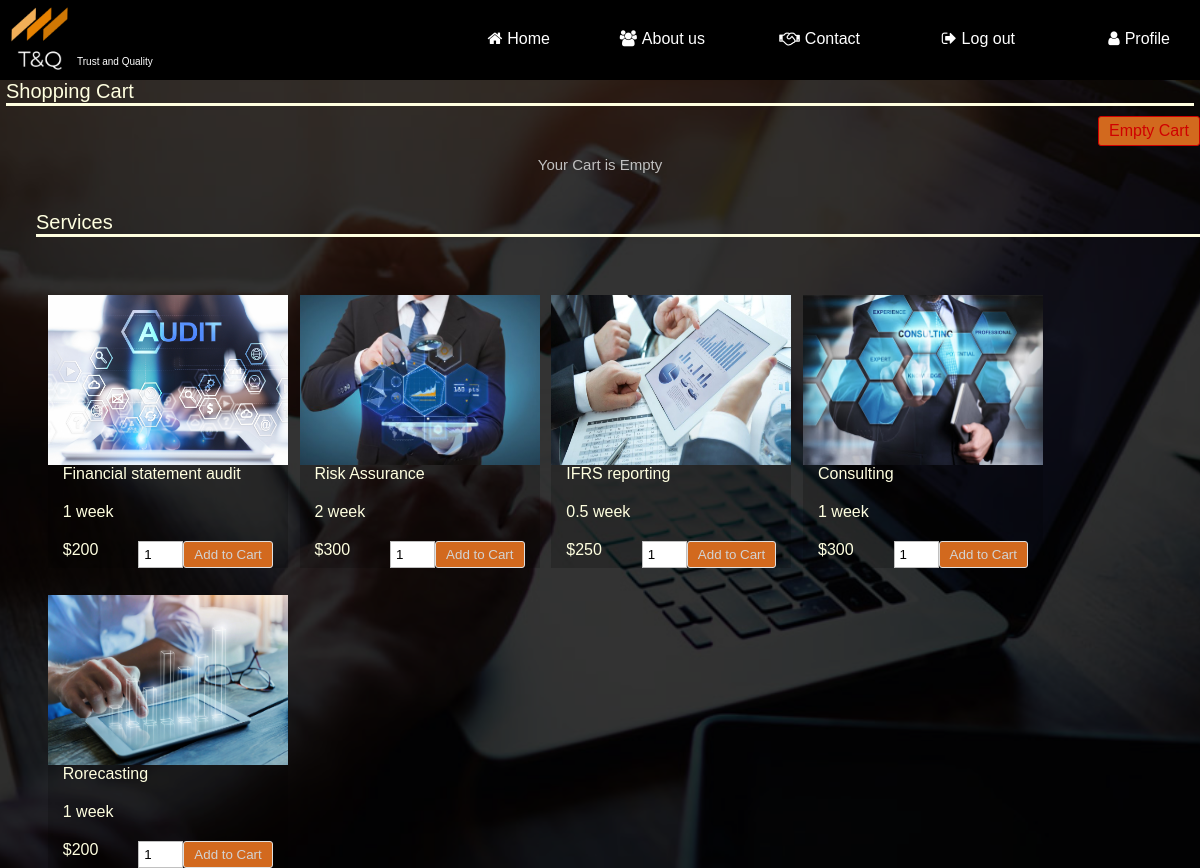
The app's page /Site/UserProfail.php with its own data.
### tables this page shows
CREATE TABLE `prod_serv` (
  `id` int(11) NOT NULL,
  `name` varchar(60) NOT NULL,
  `code` varchar(60) NOT NULL,
  `price` int(60) NOT NULL,
  `image` text NOT NULL,
  `period` varchar(60) NOT NULL
);

### Site/dbcontroller.php (called while the page is built, shortened)
<?php
class DBController {
	private $host = "localhost";
	private $user = "root";
	private $password = "";
	private $database = "t&q_base";
	function __construct() {
		$this->conn = $this->connectDB();
	}
	function connectDB() {
		$conn = mysqli_connect($this->host,$this->user,$this->password,$this->database);
		return $conn;
	}
	function runQuery($query) {
		$result = mysqli_query($this->conn,$query);
		while($row=mysqli_fetch_assoc($result)) {
			$resultset[] = $row;
		}
		if(!empty($resultset))
			return $resultset;
	}
}
?>

### Site/UserProfail.php (the view, shortened to what this page needs)
<html>
<head>
	<link rel="stylesheet"  href="main.css">
	<link rel="stylesheet"  href="stylepr.css">
	<link rel="stylesheet"  href="https://stackpath.bootstrapcdn.com/font-awesome/4.7.0/css/font-awesome.min.css">
</head>
<body>
	<div class = "menu-bar">
		<div class="logo">
		<img src="logo.png" width="10" height="10">
		<div class="text">
<br><font face="Arial" size="0.8"  color="White">Trust and Quality</font>
	</div>
</div>
	<ul>
	<li class="active"><a href="index.html"><i class="fa fa-home"></i>Home</a></li>
	<li><a href="About.html"><i class="fa fa-users"></i>About us</a>
	</li>
	<li><a href="contact.php"><i class="fa fa-handshake-o"></i>Contact</a></li>
	<li><a href="logout.php"><i class="fa fa-sign-out"></i>Log out</a></li>
	<li><a href="UserProfail.php"><i class="fa fa-user"></i>Profile</a></li>
	</ul>
</div>
<?php
require_once("dbcontroller.php");
$db_handle = new DBController();
?>
<div id="shopping-cart">
<div class="txt-heading">Shopping Cart</div>
<a id="btnEmpty" href="UserProfail.php?action=empty">Empty Cart</a>
<?php
if(isset($_SESSION["cart_item"])){
    $total_quantity = 0;
    $total_price = 0;
?>
<table class="tbl-cart" cellpadding="10" cellspacing="1">
<tbody>
<tr>
<th style="text-align:left;color: #FFFFE0;">Name</th>
<th style="text-align:left;color: #FFFFE0;">User</th>
<th style="text-align:left;color: #FFFFE0;">Code</th>
<th style="text-align:left;color: #FFFFE0;">Period</th>
<th style="text-align:right;color: #FFFFE0;" width="5%">Quantity</th>
<th style="text-align:right;color: #FFFFE0;" width="10%">Unit Price</th>
<th style="text-align:right;color: #FFFFE0;" width="10%">Price</th>
<th style="text-align:center;color: #FFFFE0;" width="5%">Remove</th>
</tr>
<form  method="post" action="UserProfail.php">
<?php
    foreach ($_SESSION["cart_item"] as $item){
        $item_price = $item["quantity"]*$item["price"];
		?>
				<tr>
				<td style="color: #FFFFE0;"><?php  echo  $item["name"]; ?>
                        <input type="hidden" name="name" value="<?php echo $item['name'];?>"></td>
				<td style="color: #FFFFE0;"><?php echo $_SESSION['rEmail']; ?>
                        <input type="hidden" name="user" value="<?php echo $item['user'];?>"></td>
				<td style="color: #FFFFE0;"><?php echo $item["code"]; ?><input type="hidden" name="code" value="<?php echo $item['code'];?>"></td>
				<td style="color: #FFFFE0;"><?php echo $item["period"]; ?></td>
				<td style="text-align:right;color: #FFFFE0;"><?php echo $item["quantity"]; ?></td>
				<td  style="text-align:right;color: #FFFFE0;"><?php echo "$ ".$item["price"]; ?>
                        <input type="hidden" name="price" value="<?php echo $item['price'];?>"></td>
				<td  style="text-align:right;color: #FFFFE0;"><?php echo "$ ". number_format($item_price,2); ?></td>
				<td style="text-align:center;color: #FFFFE0;"><a href="UserProfail.php?action=remove&code=<?php echo $item["code"]; ?>" class="btnRemoveAction"><img src="icon-delete.png" alt="Remove Item" /></a></td>
				</tr>
				<?php
				$total_quantity += $item["quantity"];
				$total_price += ($item["price"]*$item["quantity"]);
		}
		?>
<td colspan="2" align="right" style="color: #FFFFE0;">Total:</td>
<td align="right" style="color: #FFFFE0;"><?php echo $total_quantity; ?></td>
<td align="right" colspan="2" style="color: #FFFFE0;"><strong><?php echo "$ ".number_format($total_price, 2); ?></strong></td>
<td></td>
</tr>
</tbody>
</table>
<tr>
   <br> <td style="margin-right: -100px;" ><input type="submit" name="submit" value="submit" class="but" /></td>
 </tr>
</form>
  <?php
} else {
?>
<div class="no-records"><h>Your Cart is Empty<h/></div>
<?php
}
?>
</div>
<div id="product-grid">
	<div class="txt-heading">Services</div>
	<?php
	$product_array = $db_handle->runQuery("SELECT * FROM prod_serv ORDER BY id ASC");
	if (!empty($product_array)) {
		foreach($product_array as $key=>$value){
	?>
		<div class="product-item">
			<form method="post" action="UserProfail.php?action=add&code=<?php echo $product_array[$key]["code"]; ?>">
			<div class="product-image"><img src="<?php echo $product_array[$key]["image"]; ?>"></div>
			<div class="product-tile-footer">
			<div class="product-title"><?php echo $product_array[$key]["name"]; ?></div>
			<div class="product-title"><?php echo $product_array[$key]["period"]; ?></div>
			<div class="product-price"><?php echo "$".$product_array[$key]["price"]; ?></div>
			<div class="cart-action"><input type="text" class="product-quantity" name="quantity" value="1" size="2" /><input type="submit" value="Add to Cart" class="btnAddAction" /></div>
			</div>
			</form>
		</div>
	<?php
		}
	}
	?>
</div>
</body>
</html>

### Site/main.css (style rules this page uses)
* { padding: 0; margin: 0; box-sizing: border-box; }
body { background-image: linear-gradient(rgba(0,0,0,0.6), rgba(0,0,0,0.6)), url(Image/Marketing-Channels.jpg); background-size: cover; background-position: center; font-family: sans-serif; overflow-x: hidden; }
.menu-bar { background: rgba(0,0,0,1); text-align: right; position: sticky; top: 0; }
.menu-bar ul { display: inline-flex; list-style: none; color: #fff; }
.menu-bar ul li { width: 125px; margin: 15px; padding: 15px; }
.menu-bar ul li a { text-decoration: none; color: #fff; }
.active, .menu-bar ul li:hover { background: none; border-radius: 2px; }
.active, .menu-bar ul li a:hover { color: #F4A460; }
.menu-bar .fa { margin-right: 5px; }
.menu-bar ul li::after { content: ''; width: 0; height: 2px; background: #FFDEAD; display: block; margin: auto; transition: .5s; }
.logo img { width: 7%; height: 100%; float: left; display:block; margin-right: auto; margin-left: 2px; margin-top: 1px; object-fit: cover; max-width: 75; max-height: 75; }
.text { float: left; margin-top: 38px; }

### Site/stylepr.css (style rules this page uses)
* { padding: 0; margin: 0; box-sizing: border-box; }
body { background-image: linear-gradient(rgba(0,0,0,0.8), rgba(0,0,0,0.8)), url(Image/profail.jpg); background-size: cover; background-position: center; font-family: sans-serif; overflow-x: hidden; }
#product-grid { margin-top: 2%; width: 98%; margin-left: 3%; margin-right: 1%; }
#product-grid form { background-color: rgba(0,0,0,0.2); border: 0px; }
#product-grid .product-item { height: 170px; width: 240px; background-color:rgba(0,0,0,0.2); }
.txt-heading { color: #FFFFE0; border-bottom: 3px solid #FFFFE0; overflow: auto; font-size: 20px; }
#shopping-cart .txt-heading { width: 99%; margin-left: 0.5% }
#btnEmpty { background-color: #D2691E; border: #d00000 1px solid; padding: 5px 10px; color: #d00000; float: right; text-decoration: none; border-radius: 3px; margin: 10px 0px; }
.cart-action .btnAddAction { padding: 5px 10px; margin-left:-50%; background-color: #D2691E; border: #E0E0E0 1px solid; color: #D3D3D3; float: right; text-decoration: none; border-radius: 3px; cursor: pointer; }
#product-grid .txt-heading { margin-bottom: 28px; }
.product-item { float: left; background-color: rgba(0,0,0,0.2); margin: 30px 0px 100px 0px; border: #C0C0C0 0px solid; margin-left: 1%; }
.product-image { height: 155px; width: 240px; background-color: rgba(0,0,0,0.2); }
.product-image img { height: 170px; width: 240px; background-color:rgba(0,0,0,0.2); }
.product-title { margin-bottom: 20px; color: #FFFFE0; }
.product-price { float:left; color: #FFFFE0; }
.cart-action { float: right; }
.product-quantity { padding: 5px 5px; border: #C0C0C0 1px solid; }
.product-tile-footer { padding: 15px 15px 0px 15px; overflow: auto; }
.no-records { text-align: center; clear: both; margin: 38px 0px; }
.no-records h { font-size: 15px; color: #C0C0C0; }

### records on screen
prod_serv: image (picture), name "Financial statement audit", period "1 week", price "200"
prod_serv: image (picture), name "Risk Assurance", period "2 week", price "300"
prod_serv: image (picture), name "IFRS reporting", period "0.5 week", price "250"
prod_serv: image (picture), name "Consulting", period "1 week", price "300"
prod_serv: image (picture), name "Rorecasting", period "1 week", price "200"
